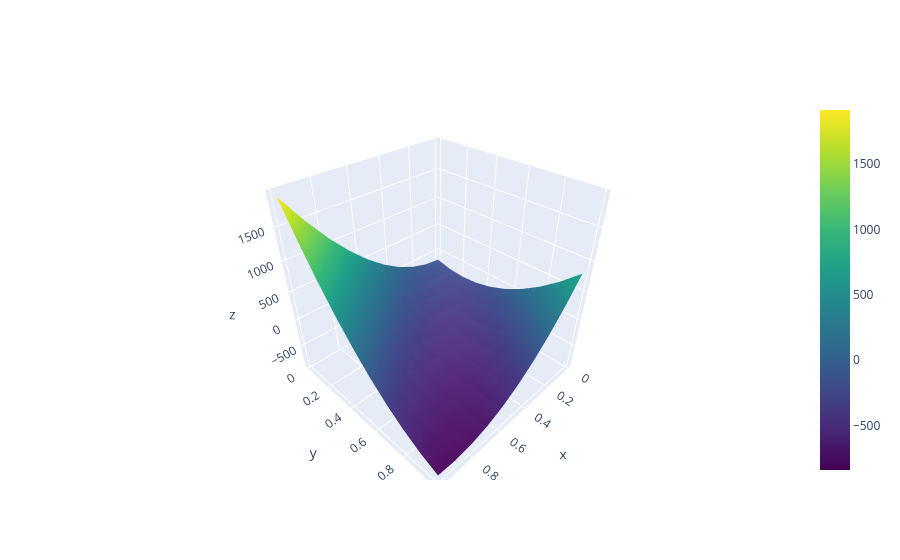

The notebook cell saved with this chart:
### Code cell
fqc3_trace = go.Surface(z=Fqc3, x=x_values2, y=x_values2, colorscale='Viridis', name='fqc3')
fig = go.Figure(data=[fqc3_trace])
fig.show()
